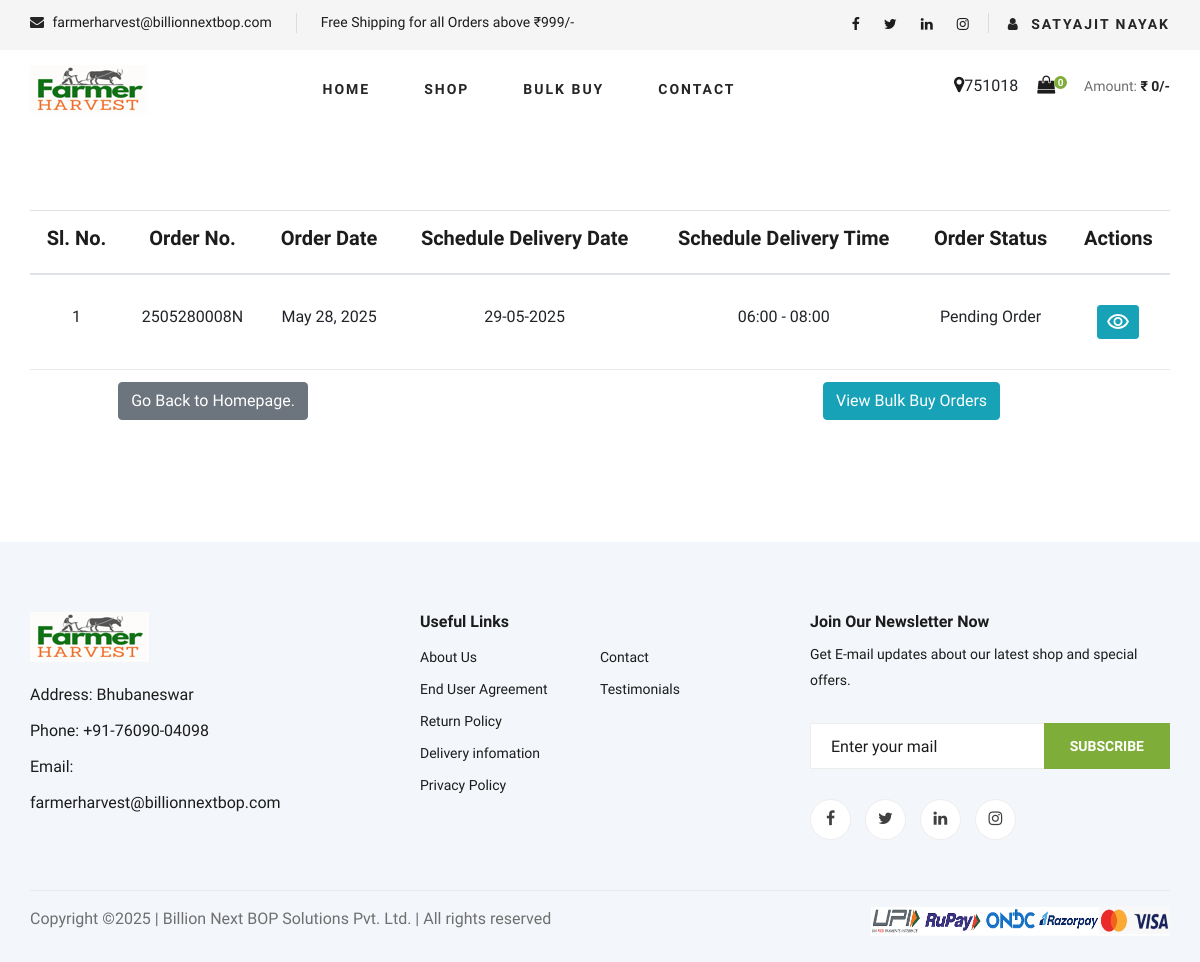
The page /accounts/placedorders (signed in) on the database as committed earlier.
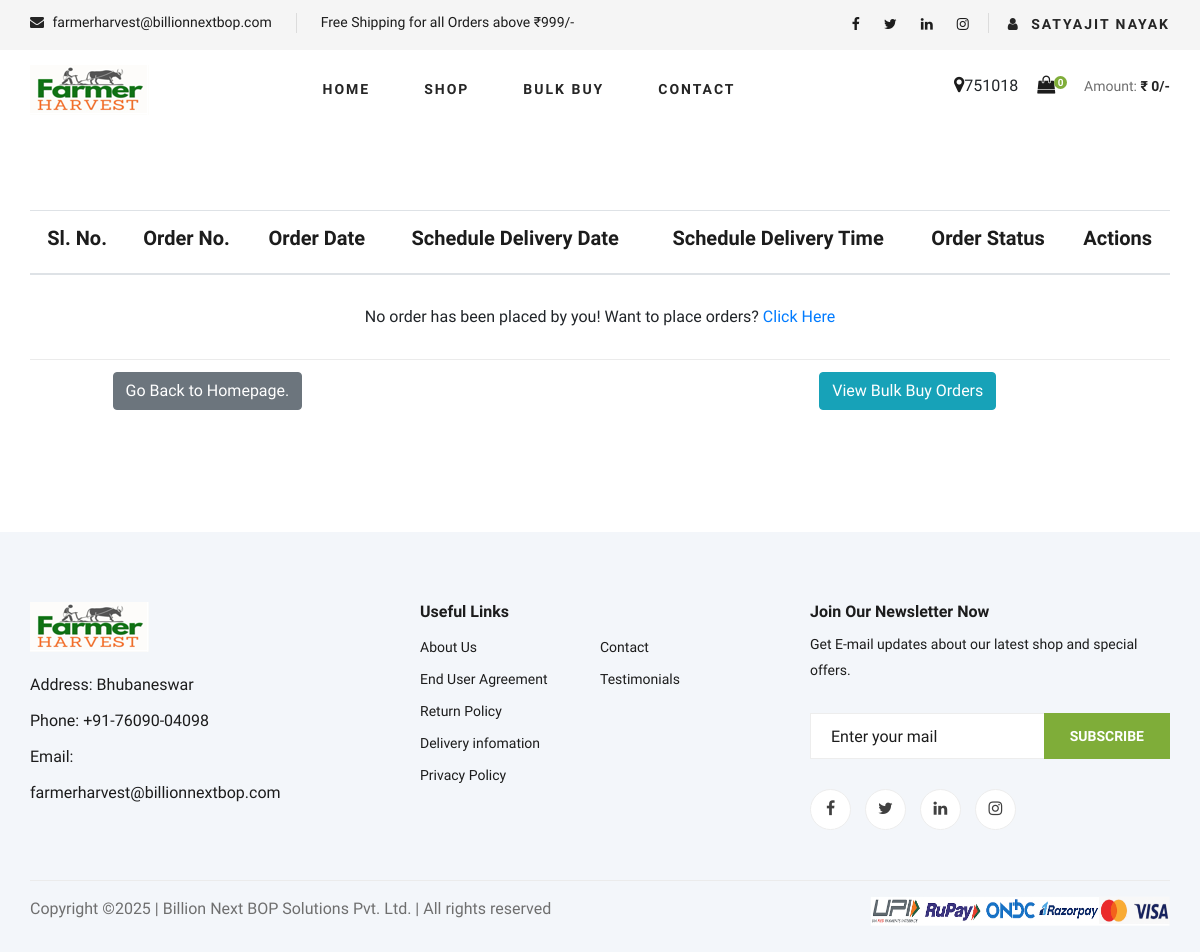
The same page on the database as committed later.
### omsapp/models.py (models this page shows, shortened)
class CustomUser(AbstractUser):
    id=AutoField(primary_key=True)
    """"Basic details"""
    userType = CharField(max_length=20, choices=USERTYPES)
    first_name = CharField(max_length=50)#name
    last_name = CharField(max_length=50)#displayname
    org_name=CharField(max_length=50, default='', blank=True)#business name
    email = EmailField(max_length=50, default='', blank=True)#not mandatory
    phone = CharField(max_length=12, unique=True)
    phone1 = CharField(max_length=12, default='', blank=True)
    gstin = CharField(max_length=15, default='', blank=True)
    supply_place = CharField(max_length=70, choices=STATES)
    gst_tmt = CharField(max_length=20, choices=GST_TREATMENT)#gst treatment
    """Billing Address"""
    userAddress = CharField(max_length=200)
    userCity = CharField(max_length=50)
    userState = CharField(max_length=20, choices=STATES)
    pinCode = CharField(max_length=6)
    """Shipping Address"""
    userAddress1 = CharField(max_length=200)
    userCity1 = CharField(max_length=50)
    userState1 = CharField(max_length=20, choices=STATES)
    pinCode1 = CharField(max_length=6)
    userNote = CharField(max_length=300, default='', blank=True)#remarks from user
    """Account attributes"""
    password = CharField(max_length=20, default='Admin@1234')
    userApproved = BooleanField(null=True)
    approvedOn = DateField(null=True)
    isActive=BooleanField(null=True)
    activatedOn=DateField(null=True)
    deactivateRemark = CharField(max_length=100, null=True,blank=True)
    bill_address_lat = FloatField(null=True, blank=True)
    bill_address_long = FloatField(null=True, blank=True)
    ship_address_lat = FloatField(null=True, blank=True)
    ship_address_long = FloatField(null=True, blank=True)
    USERNAME_FIELD = 'phone'
    REQUIRED_FIELDS=['first_name']

class Order(Model):
    orderID = AutoField(primary_key=True)
    orderNo = CharField(max_length=11)
    orderDate = DateField(auto_now_add=True)
    orderStatus = CharField(max_length=25, default='Pending Order')
    orderAmount = FloatField()
    orderGSTAmount = FloatField()
    orderDeduction = FloatField()
    orderTransportation = FloatField(default=0)
    orderGrandTotal = FloatField()
    schDeliveryDate = CharField(max_length=10, default=None, null=True)
    schDeliveryTime = CharField(max_length=10, default=None, null=True)
    remark = CharField(max_length=20, default=None, null=True)
    userID = ForeignKey(CustomUser, on_delete=CASCADE, related_name='customer')#customer who ordered
    orderNote = CharField(max_length=200, null=True, blank=True)

### omsapp/views.py (the view)
# urls.py: path('placedorders', views.PlacedOrders, name='orders'),
@login_required
def PlacedOrders(request):
    if request.user.is_authenticated:
        pincode = request.user.pinCode1
        orders = Order.objects.filter(userID=request.user.id)
        user_name = request.user.last_name
        cart = Cart(request)
        total_qty = cart.__len__()#display total number quantities added in the basket
        total_price = cart.get_total_price()
        render_context = {
            'placed_orders':orders,
            'login_user':user_name,
            'total_qty':total_qty,
            'total_price':total_price,
            'pincode':pincode
        }
        return render(request, 'orders.html', context=render_context)
    else:
        return render(request,'orders.html',{})

### omsapp/cart.py (called while the page is built)
    def __len__(self):
        return sum(item['quantity'] for item in self.cart.values())

    def get_total_price(self):
        return sum(Decimal(item['price']) * item['quantity'] for item in self.cart.values())

### omsapp/templates/orders.html (shortened to what this page needs)
{% extends 'index.html' %}
{% block PlacedOrders %}
<section class="shoping-cart spad">
    <div class="container">
        <div class="row">
            <div class="col-lg-12">
                <div class="shoping__cart__table">
                    <table class="table table-hover">
                        <thead>
                            <tr>
                                <th>Sl. No.</th>
                                <th>Order No.</th>
                                <th>Order Date</th>
                                <th>Schedule Delivery Date</th>
                                <th>Schedule Delivery Time</th>
                                <th>Order Status</th>
                                <th>Actions</th>
                            </tr>
                        </thead>
                        <tbody>
                            {% for order in placed_orders %}
                            <tr>
                                <td>
                                    {{forloop.counter}}
                                </td>
                                <td>
                                    {{ order.orderNo }}
                                </td>
                                <td>
                                    {{ order.orderDate }}
                                </td>
                                <td>
                                    {{ order.schDeliveryDate }}
                                </td>
                                <td>
                                    {{ order.schDeliveryTime }}
                                </td>
                                <td>
                                    {{ order.orderStatus }}
                                </td>
                                <td>
                                    <a class='btn btn-info btn-sm' href="{% url 'orderdetails' order.orderID %}">
                                    </a>
                                </td>
                            </tr>
                            {% empty %}
                            <tr><td colspan="7">No order has been placed by you! Want to place orders? <a href="{% url 'shop' %}">Click Here</a> </td></tr>
                            {% endfor %}
                        </tbody>
                        <tfoot>
                            <tr>
                                <td colspan="3" style="text-align: center;">
                                    <a class='btn btn-secondary' href="{% url 'index' %}">
                                        Go Back to Homepage.
                                    </a>
                                </td>
                                <td></td>
                                <td colspan="3" style="text-align: center;">
                                    <a class='btn btn-info' href="{% url 'bulk-buy-orders' %}">
                                        View Bulk Buy Orders
                                    </a>
                                </td>
                            </tr>
                        </tfoot>
                    </table>
                </div>
            </div>
        </div>
    </div>
</section>
{% endblock %}

### omsapp/templates/index.html (shortened to what this page needs)
{% load static %}
<!DOCTYPE html>
<html lang="zxx">
<head>
    <link rel="stylesheet" href="{% static 'css/bootstrap.min.css' %}" type="text/css">
    <link rel="stylesheet" href="{% static 'css/font-awesome.min.css' %}" type="text/css">
    <link rel="stylesheet" href="{% static 'css/elegant-icons.css' %}" type="text/css">
    <link rel="stylesheet" href="{% static 'css/nice-select.css' %}" type="text/css">
    <link rel="stylesheet" href="{% static 'css/jquery-ui.min.css' %}" type="text/css">
    <link rel="stylesheet" href="{% static 'css/owl.carousel.min.css' %}" type="text/css">
    <link rel="stylesheet" href="{% static 'css/slicknav.min.css' %}" type="text/css">
    <link rel="stylesheet" href="{% static 'css/style.css' %}" type="text/css">
</head>
<body>
    {% include 'header.html' %}
    {% block PlacedOrders %}{% endblock %}
    {% include 'footer.html' %}
</body>
</html>

### omsapp/templates/header.html (shortened to what this page needs)
{% load static %}
{% block header %}
    <header class="header">
        <div class="header__top" style="height:50px;">
            <div class="container">
                <div class="row">
                    <div class="col-lg-6 col-md-6">
                        <div class="header__top__left">
                            <ul>
                                <li><i class="fa fa-envelope"></i> farmerharvest@billionnextbop.com</li>
                                <li>Free Shipping for all Orders above ₹999/-</li>
                            </ul>
                        </div>
                    </div>
                    <div class="col-lg-6 col-md-6">
                        <div class="header__top__right" style="margin-top:-25px;">
                            <div class="header__top__right__social">
                                <a href="https://www.facebook.com/farmerharvestindia"><i class="fa fa-facebook"></i></a>
                                <a href="https://www.x.com/farmerharvest"><i class="fa fa-twitter"></i></a>
                                <a href="https://www.linkedin.com/company/farmerharvestindia"><i class="fa fa-linkedin"></i></a>
                                <a href="https://www.instagram.com/farmerharvestindia"><i class="fa fa-instagram"></i></a>
                            </div>
                            <div class="header__top__right__auth">
                                <nav class="header__menu">
                                    <ul>
                                        <li><a href="{% if login_user == 'Guest!' %}{% url 'login' %}{% endif %}"><i class="fa fa-user"></i> {% if login_user == 'Guest!' %}Login{% else %}{{login_user}}{% endif %}</a>
                                        </li>
                                    </ul>
                                </nav>
                            </div>
                        </div>
                    </div>
                </div>
            </div>
        </div>
        <div class="container">
            <div class="row">
                <div class="col-lg-3">
                    <div class="header__logo">
                        <a href="{% url 'index' %}"><img src="{% static 'img/logo.png' %}" alt=""></a>
                    </div>
                </div>
                <div class="col-lg-6">
                    <nav class="header__menu">
                        <ul>
                            <li class="{% if clicked == 'Home' %} active {% endif %}"><a href="{% url 'index' %}">Home</a></li>
                            <li class="{% if clicked == 'Shop' %} active {% endif %}"><a href="{% url 'shop' %}">Shop</a></li>
                            <li class="{% if clicked == 'Bulk' %} active {% endif %}"><a href="{% url 'bulk-buy' %}">Bulk Buy</a></li>
                            <li class="{% if clicked == 'Contact' %} active {% endif %}"><a href="{% url 'contact' %}">Contact</a></li>
                        </ul>
                    </nav>
                </div>
                <div class="col-lg-3">
                    <div class="header__cart">
                        <ul>
                            <li><a onclick="getPinCode()" id="delivery"><i class="fa fa-map-marker"></i>{% if pincode %}{{pincode}}{% else %}Delivery Pincode{% endif %}</a></li>
                            <li><a href="{% url 'shoppingcart' %}"><i class="fa fa-shopping-bag"></i> <span>{{total_qty}}</span></a></li>
                        </ul>
                        <div class="header__cart__price">Amount: <span>₹ {{total_price}}/-</span></div>
                    </div>
                </div>
            </div>
        </div>
    </header>
 {% endblock %}

### omsapp/templates/footer.html
{% load static %}
<footer class="footer spad">
    <div class="container">
        <div class="row">
            <div class="col-lg-3 col-md-6 col-sm-6">
                <div class="footer__about">
                    <div class="footer__about__logo">
                        <a href="{% url 'index' %}"><img src="{% static 'img/logo.png' %}" alt=""></a>
                    </div>
                    <ul>
                        <li>Address: Bhubaneswar</li>
                        <li>Phone: +91-76090-04098</li>
                        <li>Email: farmerharvest@billionnextbop.com</li>
                    </ul>
                </div>
            </div>
            <div class="col-lg-4 col-md-6 col-sm-6 offset-lg-1">
                <div class="footer__widget">
                    <h6>Useful Links</h6>
                    <ul>
                        <li><a href="{% url 'about-us' %}">About Us</a></li>
                        <li><a href="{% url 'eula' %}">End User Agreement</a></li>
                        <li><a href="{% url 'return-policy' %}">Return Policy</a></li>
                        <li><a href="{% url 'delivery-policy' %}">Delivery infomation</a></li>
                        <li><a href="{% url 'privacy-policy' %}">Privacy Policy</a></li>
                    </ul>
                    <ul>
                        <li><a href="{% url 'contact' %}">Contact</a></li>
                        <li><a href="{% url 'testimonials' %}">Testimonials</a></li>
                    </ul>
                </div>
            </div>
            <div class="col-lg-4 col-md-12">
                <div class="footer__widget">
                    <h6>Join Our Newsletter Now</h6>
                    <p>Get E-mail updates about our latest shop and special offers.</p>
                    <form action="#">
                        <input type="text" placeholder="Enter your mail">
                        <button type="submit" class="site-btn">Subscribe</button>
                    </form>
                    <div class="footer__widget__social">
                        <a href="https://www.facebook.com/farmerharvestindia"><i class="fa fa-facebook"></i></a>
                        <a href="https://www.x.com/farmerharvest"><i class="fa fa-twitter"></i></a>
                        <a href="https://www.linkedin.com/company/farmerharvestindia"><i class="fa fa-linkedin"></i></a>
                        <a href="https://www.instagram.com/farmerharvestindia"><i class="fa fa-instagram"></i></a>
                    </div>
                </div>
            </div>
        </div>
        <div class="row">
            <div class="col-lg-12">
                <div class="footer__copyright">
                    <div class="footer__copyright__text"><p>
Copyright &copy;<script>document.write(new Date().getFullYear());</script> | Billion Next BOP Solutions Pvt. Ltd. | All rights reserved
</p></div>
                    <div class="footer__copyright__payment"><img src="{% static 'img/payment-item1.png' %}" alt="" height="30px" width="300px"></div>
                </div>
            </div>
        </div>
    </div>
</footer>

Rows that differ between the two databases and show on the page:
removed Order: orderNo "2505280008N", orderDate "May 28, 2025", schDeliveryDate "29-05-2025", schDeliveryTime "06:00 - 08:00", orderStatus "Pending Order"
Other text that changed with them:
text now shown: "No order has been placed by you! Want to place orders? Click Here"
